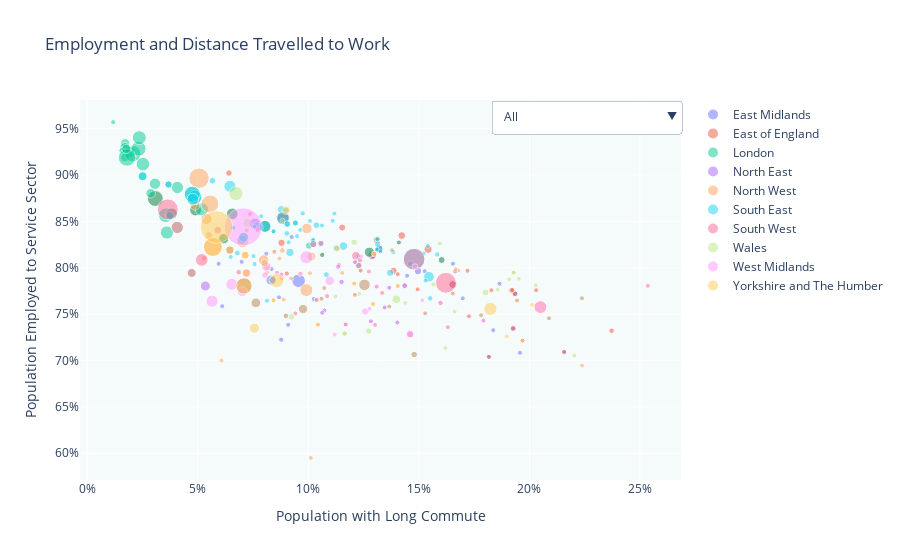

The code cell stored with this chart in its notebook:
### Code cell
# get the list of region
rgn16nm = list(ltla_EW["rgn16nm"].sort_values().unique())

# instantiate figure
fig = go.Figure()
# instantiate drop-down button
keys = ["label","method","args"]
vals = ["All","update",
            [{"visible":[True for _ in range(len(rgn16nm))]}]
        ]

dropdown_button =[dict(zip(keys,vals))]
n = 0
# for loop to add trace an label
for group in rgn16nm:
    # get the regional subset
    df_subset = df[df['rgn16nm'] ==  group]

    # transform the size
    size = [max(size, 5) for size in df_subset['Work Force Population_l'] /10000]
    # size = np.arctan(df_subset['Work Force Population_l']/df['Work Force Population_l'].max()) * 60
    # size = np.log(df_subset["Work Force Population_l"]) * 0.8



    # add trace
    scatter_trace = go.Scatter(x=df_subset['% 20km or More'], y=df_subset['Serv'], name=group,
                                text = df_subset['lad11nm'],
                                mode = "markers",
                                marker = dict(size=size,opacity=0.5),
                                # define hover text
                                hovertemplate=
                                    "<b>%{text}</b><br>" +
                                    "Population: %{customdata:.2s}" +
                                    "<extra></extra>",
                                customdata = df_subset['Work Force Population_l']
                            )
    fig.add_trace(scatter_trace )
    # add drop_down button
    visible = [False for _ in range(len(rgn16nm))]
    visible[n] = True
    vals = [group,"update", [{"visible":visible}]]
    button = dict(zip(keys,vals))
    dropdown_button.append(button)
    n +=1

# Customize the legend appearance
fig.update_layout(
    legend=dict(
        itemsizing='constant'  # Set the size of legend markers to be constant
    ),
    plot_bgcolor='rgba(245, 250, 250, 100)'
)

# add drop_down button
fig.update_layout({
'updatemenus':[{
'type': "dropdown",
'x': 1,
'y': 1,
'showactive': True,
'active': 0,
'buttons': dropdown_button}]
})

# add axis title
fig.update_layout(
    title = "Employment and Distance Travelled to Work",
    xaxis={
        'title':'Population with Long Commute',
        'tickformat':"2%"
        },
    yaxis={'title':'Population Employed to Service Sector',
           'tickformat':"2%"})

fig.show()

### Figure 1 — Plotly figure (JSON) as saved in the notebook; plotly's stock layout.template omitted (floating-point values rounded to 4 significant figures)
{"data": [{"customdata": [57783, 65526, 101698, 136609, 16212, 111046, 87016, 126742, 78528, 39184, 79189, 51676, 32399, 40563, 28312, 47178, 38340, 39452, 47173, 43643, 73962, 42559, 48065, 21827, 44860, 22677, 28271, 45906, 40006, 48554, 38262, 58459, 35631, 57080, 49700, 47028, 45434, 47785, 43439, 48677, 50741, 74220, 43289, 38259, 27036, 55194, 51847, 57872, 82145, 122682, 89602, 93259, 115140, 98050, 163177], "hovertemplate": "<b>%{text}</b><br>Population: %{customdata:.2s}<extra></extra>", "marker": {"opacity": 0.5, "size": [5.778, 6.553, 10.17, 13.66, 5, 11.1, 8.702, 12.67, 7.853, 5, 7.919, 5.168, 5, 5, 5, 5, 5, 5, 5, 5, 7.396, 5, 5, 5, 5, 5, 5, 5, 5, 5, 5, 5.846, 5, 5.708, 5, 5, 5, 5, 5, 5, 5.074, 7.422, 5, 5, 5, 5.519, 5.185, 5.787, 8.214, 12.27, 8.96, 9.326, 11.51, 9.805, 16.32]}, "mode": "markers", "name": "East Midlands", "text": ["North East Lincolnshire", "North Lincolnshire", "Derby", "Leicester", "Rutland", "Nottingham", "Peterborough", "Milton Keynes", "Bedford", "Fenland", "Huntingdonshire", "Amber Valley", "Bolsover", "Chesterfield", "Derbyshire Dales", "Erewash", "High Peak", "North East Derbyshire", "South Derbyshire", "Blaby", "Charnwood", "Harborough", "Hinckley and Bosworth", "Melton", "North West Leicestershire", "Oadby and Wigston", "Boston", "East Lindsey", "Lincoln", "North Kesteven", "South Holland", "South Kesteven", "West Lindsey", "King's Lynn and West Norfolk", "Ashfield", "Bassetlaw", "Broxtowe", "Gedling", "Mansfield", "Newark and Sherwood", "Rushcliffe", "Cherwell", "Lichfield", "Staffordshire Moorlands", "North Warwickshire", "Nuneaton and Bedworth", "Rugby", "Stratford-on-Avon", "Oldham", "Stockport", "Tameside", "Barnsley", "Doncaster", "Rotherham", "Kirklees"], "type": "scatter", "x": [0.08985, 0.1479, 0.08312, 0.09559, 0.1654, 0.07586, 0.1289, 0.08853, 0.1321, 0.2158, 0.1654, 0.08774, 0.1366, 0.08335, 0.1529, 0.06102, 0.1211, 0.106, 0.1283, 0.08673, 0.08375, 0.1447, 0.1063, 0.1837, 0.1403, 0.08096, 0.1957, 0.2238, 0.1526, 0.1865, 0.1817, 0.1935, 0.2089, 0.1927, 0.09091, 0.1782, 0.0594, 0.06983, 0.1025, 0.1699, 0.09249, 0.1496, 0.1366, 0.1169, 0.1345, 0.115, 0.1135, 0.1436, 0.06448, 0.04068, 0.04722, 0.09762, 0.1254, 0.07625, 0.07086], "y": [0.7481, 0.7065, 0.7868, 0.786, 0.8044, 0.8475, 0.8137, 0.8536, 0.8203, 0.7092, 0.7819, 0.7225, 0.7582, 0.7987, 0.7509, 0.7586, 0.7708, 0.7666, 0.7423, 0.7682, 0.7867, 0.7914, 0.7516, 0.7327, 0.741, 0.8151, 0.7084, 0.7672, 0.7964, 0.7829, 0.7039, 0.7721, 0.7456, 0.7346, 0.7385, 0.7488, 0.8043, 0.8064, 0.7662, 0.767, 0.8331, 0.7965, 0.7786, 0.7389, 0.7571, 0.7848, 0.8011, 0.7807, 0.8191, 0.8435, 0.7944, 0.7555, 0.7816, 0.7622, 0.7804]}, {"customdata": [87016, 80371, 70284, 70095, 126742, 78528, 65169, 38529, 39184, 79189, 73591, 73177, 62723, 32567, 32448, 77016, 77743, 54343, 37557, 25308, 33548, 46464, 38773, 38262, 58459, 54538, 52322, 33721, 57080, 33510, 158307, 118269, 103411, 101736, 119728, 117156, 115456], "hovertemplate": "<b>%{text}</b><br>Population: %{customdata:.2s}<extra></extra>", "marker": {"opacity": 0.5, "size": [8.702, 8.037, 7.028, 7.01, 12.67, 7.853, 6.517, 5, 5, 7.919, 7.359, 7.318, 6.272, 5, 5, 7.702, 7.774, 5.434, 5, 5, 5, 5, 5, 5, 5.846, 5.454, 5.232, 5, 5.708, 5, 15.83, 11.83, 10.34, 10.17, 11.97, 11.72, 11.55]}, "mode": "markers", "name": "East of England", "text": ["Peterborough", "Luton", "Southend-on-Sea", "Thurrock", "Milton Keynes", "Bedford", "Cambridge", "East Cambridgeshire", "Fenland", "Huntingdonshire", "South Cambridgeshire", "Basildon", "Braintree", "Brentwood", "Castle Point", "Chelmsford", "Colchester", "Epping Forest", "Harlow", "Maldon", "Rochford", "Tendring", "Uttlesford", "South Holland", "South Kesteven", "Breckland", "Broadland", "Great Yarmouth", "King's Lynn and West Norfolk", "North Norfolk", "Barnet", "Enfield", "Harrow", "Havering", "Hillingdon", "Redbridge", "Waltham Forest"], "type": "scatter", "x": [0.1289, 0.1542, 0.1153, 0.1603, 0.08853, 0.1321, 0.06408, 0.1828, 0.2158, 0.1654, 0.08788, 0.1386, 0.1921, 0.141, 0.1495, 0.1311, 0.1423, 0.1063, 0.1405, 0.1727, 0.1237, 0.1676, 0.1721, 0.1817, 0.1935, 0.2372, 0.09023, 0.1923, 0.1927, 0.2031, 0.03076, 0.04897, 0.06168, 0.1276, 0.08037, 0.06558, 0.03811], "y": [0.8137, 0.8199, 0.8433, 0.8084, 0.8536, 0.8203, 0.9021, 0.7758, 0.7092, 0.7819, 0.827, 0.7967, 0.7757, 0.8273, 0.7767, 0.8302, 0.8347, 0.8139, 0.7931, 0.7477, 0.797, 0.7972, 0.7968, 0.7039, 0.7721, 0.7321, 0.7938, 0.7759, 0.7346, 0.7758, 0.8747, 0.8622, 0.8313, 0.8168, 0.8446, 0.8581, 0.8582]}, {"customdata": [70095, 61281, 32567, 54343, 47690, 36222, 64919, 43739, 36059, 5045, 73365, 158307, 97983, 131231, 140789, 93084, 160367, 147360, 118269, 122876, 119891, 88622, 113345, 103411, 101736, 119728, 116783, 104639, 62938, 74210, 162496, 135858, 95653, 132369, 117156, 88970, 149581, 87508, 139592, 115456, 174154, 92112], "hovertemplate": "<b>%{text}</b><br>Population: %{customdata:.2s}<extra></extra>", "marker": {"opacity": 0.5, "size": [7.01, 6.128, 5, 5.434, 5, 5, 6.492, 5, 5, 5, 7.337, 15.83, 9.798, 13.12, 14.08, 9.308, 16.04, 14.74, 11.83, 12.29, 11.99, 8.862, 11.33, 10.34, 10.17, 11.97, 11.68, 10.46, 6.294, 7.421, 16.25, 13.59, 9.565, 13.24, 11.72, 8.897, 14.96, 8.751, 13.96, 11.55, 17.42, 9.211]}, "mode": "markers", "name": "London", "text": ["Thurrock", "Slough", "Brentwood", "Epping Forest", "Sevenoaks", "Mole Valley", "Reigate and Banstead", "Spelthorne", "Tandridge", "City of London", "Barking and Dagenham", "Barnet", "Bexley", "Brent", "Bromley", "Camden", "Croydon", "Ealing", "Enfield", "Greenwich", "Hackney", "Hammersmith and Fulham", "Haringey", "Harrow", "Havering", "Hillingdon", "Hounslow", "Islington", "Kensington and Chelsea", "Kingston upon Thames", "Lambeth", "Lewisham", "Merton", "Newham", "Redbridge", "Richmond upon Thames", "Southwark", "Sutton", "Tower Hamlets", "Waltham Forest", "Wandsworth", "Westminster"], "type": "scatter", "x": [0.1603, 0.09416, 0.141, 0.1063, 0.1312, 0.08426, 0.09045, 0.06587, 0.1022, 0.01169, 0.1003, 0.03076, 0.07071, 0.036, 0.04863, 0.01712, 0.0475, 0.0355, 0.04897, 0.04075, 0.01882, 0.017, 0.03062, 0.06168, 0.1276, 0.08037, 0.04772, 0.01708, 0.01568, 0.03677, 0.02062, 0.02516, 0.02865, 0.05181, 0.06558, 0.02501, 0.02321, 0.03733, 0.02353, 0.03811, 0.01796, 0.01764], "y": [0.8084, 0.8482, 0.8273, 0.8139, 0.8308, 0.8393, 0.8471, 0.8432, 0.8299, 0.957, 0.8239, 0.8747, 0.8328, 0.838, 0.876, 0.9342, 0.8794, 0.8566, 0.8622, 0.8866, 0.925, 0.919, 0.8906, 0.8313, 0.8168, 0.8446, 0.874, 0.9294, 0.9265, 0.8898, 0.923, 0.9117, 0.8803, 0.8629, 0.8581, 0.8987, 0.9283, 0.8561, 0.9402, 0.8582, 0.9189, 0.9281]}, {"customdata": [31957, 47328, 46387, 74189, 43067, 45191, 22461, 37321, 20922, 39112, 100859], "hovertemplate": "<b>%{text}</b><br>Population: %{customdata:.2s}<extra></extra>", "marker": {"opacity": 0.5, "size": [5, 5, 5, 7.419, 5, 5, 5, 5, 5, 5, 10.09]}, "mode": "markers", "name": "North East", "text": ["Hartlepool", "Middlesbrough", "Redcar and Cleveland", "Stockton-on-Tees", "Darlington", "Carlisle", "Eden", "Hambleton", "Richmondshire", "Scarborough", "Sunderland"], "type": "scatter", "x": [0.1073, 0.08462, 0.1072, 0.08021, 0.1379, 0.1038, 0.1969, 0.1944, 0.1666, 0.1653, 0.05341], "y": [0.754, 0.8173, 0.7782, 0.8049, 0.819, 0.7654, 0.7215, 0.7647, 0.7982, 0.7722, 0.7804]}, {"customdata": [50936, 90524, 54891, 49488, 129129, 38141, 27710, 45191, 27430, 22461, 42342, 38340, 34186, 49223, 30930, 30085, 53203, 33313, 57844, 26622, 28116, 47325, 45898, 39986, 20922, 48882, 38259, 105324, 76356, 204576, 82145, 79536, 111629, 122682, 89602, 99876, 129075, 58244, 177381, 70454, 106014, 120671, 189141, 80282, 163177], "hovertemplate": "<b>%{text}</b><br>Population: %{customdata:.2s}<extra></extra>", "marker": {"opacity": 0.5, "size": [5.094, 9.052, 5.489, 5, 12.91, 5, 5, 5, 5, 5, 5, 5, 5, 5, 5, 5, 5.32, 5, 5.784, 5, 5, 5, 5, 5, 5, 5, 5, 10.53, 7.636, 20.46, 8.214, 7.954, 11.16, 12.27, 8.96, 9.988, 12.91, 5.824, 17.74, 7.045, 10.6, 12.07, 18.91, 8.028, 16.32]}, "mode": "markers", "name": "North West", "text": ["Halton", "Warrington", "Blackburn with Darwen", "Blackpool", "Shropshire", "Allerdale", "Barrow-in-Furness", "Carlisle", "Copeland", "Eden", "South Lakeland", "High Peak", "Burnley", "Chorley", "Fylde", "Hyndburn", "Lancaster", "Pendle", "Preston", "Ribble Valley", "Rossendale", "South Ribble", "West Lancashire", "Wyre", "Richmondshire", "Newcastle-under-Lyme", "Staffordshire Moorlands", "Bolton", "Bury", "Manchester", "Oldham", "Rochdale", "Salford", "Stockport", "Tameside", "Trafford", "Wigan", "Knowsley", "Liverpool", "St. Helens", "Sefton", "Wirral", "Bradford", "Calderdale", "Kirklees"], "type": "scatter", "x": [0.08801, 0.1014, 0.08116, 0.07212, 0.205, 0.2239, 0.06066, 0.1038, 0.1011, 0.1969, 0.1405, 0.1211, 0.08427, 0.1007, 0.08694, 0.08878, 0.1299, 0.1043, 0.08825, 0.1293, 0.1208, 0.09217, 0.1153, 0.09608, 0.1666, 0.08582, 0.1169, 0.07975, 0.05495, 0.05055, 0.06448, 0.07146, 0.05393, 0.04068, 0.04722, 0.04869, 0.09912, 0.0528, 0.05549, 0.08136, 0.09933, 0.07024, 0.05681, 0.07193, 0.07086], "y": [0.7886, 0.8122, 0.7949, 0.8403, 0.7576, 0.6946, 0.7, 0.7654, 0.5951, 0.7215, 0.7803, 0.7708, 0.765, 0.794, 0.8099, 0.7659, 0.815, 0.7388, 0.8187, 0.761, 0.783, 0.7884, 0.7945, 0.7938, 0.7982, 0.7947, 0.7389, 0.8083, 0.8349, 0.8965, 0.8191, 0.8136, 0.8527, 0.8435, 0.7944, 0.8675, 0.7759, 0.8104, 0.8689, 0.8005, 0.8424, 0.8281, 0.8224, 0.7945, 0.7804]}, {"customdata": [106861, 57043, 71485, 78029, 61281, 67426, 79865, 126742, 121075, 81019, 97507, 217012, 78528, 37151, 30684, 61251, 37735, 84908, 52143, 58258, 47471, 31985, 44339, 45593, 65752, 45233, 41686, 40206, 71129, 47690, 39434, 56460, 48458, 54497, 48445, 74220, 66750, 66769, 62269, 50502, 61060, 36222, 64919, 36405, 43739, 39705, 36059, 52994, 45876, 57872, 24290, 60481, 47363, 49487, 61992, 66619, 45363, 97983, 140789, 160367, 119728, 116783, 74210, 88970, 87508], "hovertemplate": "<b>%{text}</b><br>Population: %{customdata:.2s}<extra></extra>", "marker": {"opacity": 0.5, "size": [10.69, 5.704, 7.149, 7.803, 6.128, 6.743, 7.987, 12.67, 12.11, 8.102, 9.751, 21.7, 7.853, 5, 5, 6.125, 5, 8.491, 5.214, 5.826, 5, 5, 5, 5, 6.575, 5, 5, 5, 7.113, 5, 5, 5.646, 5, 5.45, 5, 7.422, 6.675, 6.677, 6.227, 5.05, 6.106, 5, 6.492, 5, 5, 5, 5, 5.299, 5, 5.787, 5, 6.048, 5, 5, 6.199, 6.662, 5, 9.798, 14.08, 16.04, 11.97, 11.68, 7.421, 8.897, 8.751]}, "mode": "markers", "name": "South East", "text": ["Medway", "Bracknell Forest", "West Berkshire", "Reading", "Slough", "Windsor and Maidenhead", "Wokingham", "Milton Keynes", "Brighton and Hove", "Portsmouth", "Southampton", "Wiltshire", "Bedford", "Lewes", "Rother", "Wealden", "Cotswold", "Basingstoke and Deane", "East Hampshire", "Eastleigh", "Fareham", "Gosport", "Hart", "Havant", "New Forest", "Rushmoor", "Dover", "Gravesham", "Maidstone", "Sevenoaks", "Shepway", "Swale", "Thanet", "Tonbridge and Malling", "Tunbridge Wells", "Cherwell", "Oxford", "South Oxfordshire", "Vale of White Horse", "West Oxfordshire", "Guildford", "Mole Valley", "Reigate and Banstead", "Runnymede", "Spelthorne", "Surrey Heath", "Tandridge", "Waverley", "Woking", "Stratford-on-Avon", "Adur", "Arun", "Chichester", "Crawley", "Horsham", "Mid Sussex", "Worthing", "Bexley", "Bromley", "Croydon", "Hillingdon", "Hounslow", "Kingston upon Thames", "Richmond upon Thames", "Sutton"], "type": "scatter", "x": [0.1546, 0.09027, 0.1023, 0.08772, 0.09416, 0.07832, 0.07657, 0.08853, 0.06454, 0.09167, 0.06994, 0.1478, 0.1321, 0.09488, 0.1227, 0.1461, 0.1664, 0.1159, 0.1583, 0.06789, 0.06488, 0.07522, 0.09637, 0.08128, 0.1227, 0.111, 0.154, 0.1531, 0.1369, 0.1312, 0.1522, 0.1551, 0.1327, 0.1384, 0.1118, 0.1496, 0.05664, 0.1126, 0.1057, 0.1211, 0.08991, 0.08426, 0.09045, 0.07568, 0.06587, 0.1062, 0.1022, 0.09741, 0.07862, 0.1436, 0.07567, 0.1082, 0.1309, 0.1007, 0.1314, 0.1036, 0.09107, 0.07071, 0.04863, 0.0475, 0.08037, 0.04772, 0.03677, 0.02501, 0.03733], "y": [0.7904, 0.8371, 0.8255, 0.8629, 0.8482, 0.8432, 0.8452, 0.8536, 0.8878, 0.8165, 0.8301, 0.8093, 0.8203, 0.8342, 0.8123, 0.8043, 0.7961, 0.8234, 0.8144, 0.8159, 0.8117, 0.8126, 0.8408, 0.7645, 0.8026, 0.8507, 0.8236, 0.7862, 0.7945, 0.8308, 0.8155, 0.767, 0.8176, 0.817, 0.8584, 0.7965, 0.8938, 0.8214, 0.8263, 0.8061, 0.8619, 0.8393, 0.8471, 0.8441, 0.8432, 0.8455, 0.8299, 0.8587, 0.8556, 0.7807, 0.804, 0.7925, 0.8197, 0.8505, 0.8255, 0.8459, 0.8274, 0.8328, 0.876, 0.8794, 0.8446, 0.874, 0.8898, 0.8987, 0.8561]}, {"customdata": [74301, 78257, 209702, 88310, 126652, 71485, 208618, 903, 217012, 55919, 51927, 33885, 37679, 33431, 51958, 51910, 37735, 32968, 56127, 51222, 40461, 65752, 62269, 50502, 46681, 49523, 57872, 30574, 54321], "hovertemplate": "<b>%{text}</b><br>Population: %{customdata:.2s}<extra></extra>", "marker": {"opacity": 0.5, "size": [7.43, 7.826, 20.97, 8.831, 12.67, 7.149, 20.86, 5, 21.7, 5.592, 5.193, 5, 5, 5, 5.196, 5.191, 5, 5, 5.613, 5.122, 5, 6.575, 6.227, 5.05, 5, 5, 5.787, 5, 5.432]}, "mode": "markers", "name": "South West", "text": ["Herefordshire, County of", "Bath and North East Somerset", "Bristol, City of", "North Somerset", "South Gloucestershire", "West Berkshire", "Cornwall", "Isles of Scilly", "Wiltshire", "East Devon", "Exeter", "Mid Devon", "North Devon", "South Hams", "Teignbridge", "Cheltenham", "Cotswold", "Forest of Dean", "Gloucester", "Stroud", "Tewkesbury", "New Forest", "Vale of White Horse", "West Oxfordshire", "Mendip", "Sedgemoor", "Stratford-on-Avon", "Malvern Hills", "Wychavon"], "type": "scatter", "x": [0.1461, 0.05902, 0.03639, 0.1216, 0.05176, 0.1023, 0.1622, 0.2536, 0.1478, 0.1234, 0.07366, 0.1631, 0.09414, 0.1274, 0.1138, 0.077, 0.1664, 0.1792, 0.06847, 0.1085, 0.08774, 0.1227, 0.1057, 0.1211, 0.1334, 0.1302, 0.1436, 0.1309, 0.1598], "y": [0.7284, 0.8406, 0.863, 0.8128, 0.8085, 0.8255, 0.7838, 0.7806, 0.8093, 0.8082, 0.8581, 0.736, 0.7507, 0.7959, 0.803, 0.8408, 0.7961, 0.743, 0.7953, 0.7695, 0.7928, 0.8026, 0.8263, 0.8061, 0.7729, 0.7384, 0.7807, 0.7798, 0.7622]}, {"customdata": [24549, 43397, 41166, 34960, 64742, 54048, 54048, 25310, 43826, 69610, 87659, 51059, 55166, 52379, 142216, 87194, 66504, 24770, 35010, 37118, 37118, 64232, 51579, 21511], "hovertemplate": "<b>%{text}</b><br>Population: %{customdata:.2s}<extra></extra>", "marker": {"opacity": 0.5, "size": [5, 5, 5, 5, 6.474, 5.405, 5.405, 5, 5, 6.961, 8.766, 5.106, 5.517, 5.238, 14.22, 8.719, 6.65, 5, 5, 5, 5, 6.423, 5.158, 5]}, "mode": "markers", "name": "Wales", "text": ["Isle of Anglesey", "Gwynedd", "Conwy", "Denbighshire", "Flintshire", "Wrexham", "Wrexham", "Ceredigion", "Pembrokeshire", "Carmarthenshire", "Swansea", "Neath Port Talbot", "Bridgend", "The Vale of Glamorgan", "Cardiff", "Rhondda Cynon Taf", "Caerphilly", "Blaenau Gwent", "Torfaen", "Monmouthshire", "Monmouthshire", "Newport", "Powys", "Merthyr Tydfil"], "type": "scatter", "x": [0.2029, 0.1952, 0.1595, 0.1909, 0.1273, 0.1164, 0.1164, 0.1856, 0.1438, 0.1801, 0.07242, 0.123, 0.1567, 0.08832, 0.06721, 0.1398, 0.09237, 0.162, 0.1123, 0.1929, 0.1929, 0.1207, 0.2204, 0.1661], "y": [0.7811, 0.7882, 0.8261, 0.7877, 0.7318, 0.7291, 0.7291, 0.7765, 0.7622, 0.7734, 0.8484, 0.7717, 0.782, 0.8506, 0.88, 0.766, 0.7471, 0.7135, 0.7691, 0.7948, 0.7948, 0.8275, 0.7054, 0.7528]}, {"customdata": [74301, 74240, 95791, 129129, 28312, 38340, 47173, 37735, 32968, 40461, 48065, 44860, 74220, 50502, 43289, 48882, 42805, 57389, 38259, 27036, 55194, 51847, 57872, 66047, 40892, 30574, 36514, 44816, 54321, 38231, 379276, 131684, 121957, 119402, 86502, 99391, 95127], "hovertemplate": "<b>%{text}</b><br>Population: %{customdata:.2s}<extra></extra>", "marker": {"opacity": 0.5, "size": [7.43, 7.424, 9.579, 12.91, 5, 5, 5, 5, 5, 5, 5, 5, 7.422, 5.05, 5, 5, 5, 5.739, 5, 5, 5.519, 5.185, 5.787, 6.605, 5, 5, 5, 5, 5.432, 5, 37.93, 13.17, 12.2, 11.94, 8.65, 9.939, 9.513]}, "mode": "markers", "name": "West Midlands", "text": ["Herefordshire, County of", "Telford and Wrekin", "Stoke-on-Trent", "Shropshire", "Derbyshire Dales", "High Peak", "South Derbyshire", "Cotswold", "Forest of Dean", "Tewkesbury", "Hinckley and Bosworth", "North West Leicestershire", "Cherwell", "West Oxfordshire", "Lichfield", "Newcastle-under-Lyme", "South Staffordshire", "Stafford", "Staffordshire Moorlands", "North Warwickshire", "Nuneaton and Bedworth", "Rugby", "Stratford-on-Avon", "Warwick", "Bromsgrove", "Malvern Hills", "Redditch", "Worcester", "Wychavon", "Wyre Forest", "Birmingham", "Coventry", "Dudley", "Sandwell", "Solihull", "Walsall", "Wolverhampton"], "type": "scatter", "x": [0.1461, 0.1257, 0.08091, 0.205, 0.1529, 0.1211, 0.1283, 0.1664, 0.1792, 0.08774, 0.1063, 0.1403, 0.1496, 0.1211, 0.1366, 0.08582, 0.1276, 0.1482, 0.1169, 0.1345, 0.115, 0.1135, 0.1436, 0.08038, 0.09664, 0.1309, 0.112, 0.1239, 0.1598, 0.1516, 0.07057, 0.09912, 0.05645, 0.06533, 0.07214, 0.07017, 0.1097], "y": [0.7284, 0.753, 0.8016, 0.7576, 0.7509, 0.7708, 0.7423, 0.7961, 0.743, 0.7928, 0.7516, 0.741, 0.7965, 0.8061, 0.7786, 0.7947, 0.7559, 0.8012, 0.7389, 0.7571, 0.7848, 0.8011, 0.7807, 0.792, 0.7937, 0.7798, 0.728, 0.8123, 0.7622, 0.7651, 0.8441, 0.8113, 0.764, 0.7822, 0.7941, 0.7743, 0.786]}, {"customdata": [47328, 46387, 74189, 43067, 101602, 133535, 57783, 65526, 84932, 22461, 42342, 32399, 28312, 38340, 39452, 34186, 53203, 33313, 26622, 28116, 45906, 35631, 37321, 69857, 20922, 21994, 39112, 39956, 47028, 82145, 79536, 93259, 115140, 98050, 189141, 80282, 163177, 326873, 140910], "hovertemplate": "<b>%{text}</b><br>Population: %{customdata:.2s}<extra></extra>", "marker": {"opacity": 0.5, "size": [5, 5, 7.419, 5, 10.16, 13.35, 5.778, 6.553, 8.493, 5, 5, 5, 5, 5, 5, 5, 5.32, 5, 5, 5, 5, 5, 5, 6.986, 5, 5, 5, 5, 5, 8.214, 7.954, 9.326, 11.51, 9.805, 18.91, 8.028, 16.32, 32.69, 14.09]}, "mode": "markers", "name": "Yorkshire and The Humber", "text": ["Middlesbrough", "Redcar and Cleveland", "Stockton-on-Tees", "Darlington", "Kingston upon Hull, City of", "East Riding of Yorkshire", "North East Lincolnshire", "North Lincolnshire", "York", "Eden", "South Lakeland", "Bolsover", "Derbyshire Dales", "High Peak", "North East Derbyshire", "Burnley", "Lancaster", "Pendle", "Ribble Valley", "Rossendale", "East Lindsey", "West Lindsey", "Hambleton", "Harrogate", "Richmondshire", "Ryedale", "Scarborough", "Selby", "Bassetlaw", "Oldham", "Rochdale", "Barnsley", "Doncaster", "Rotherham", "Bradford", "Calderdale", "Kirklees", "Leeds", "Wakefield"], "type": "scatter", "x": [0.08462, 0.1072, 0.08021, 0.1379, 0.07562, 0.1824, 0.08985, 0.1479, 0.08992, 0.1969, 0.1405, 0.1366, 0.1529, 0.1211, 0.106, 0.08427, 0.1299, 0.1043, 0.1293, 0.1208, 0.2238, 0.2089, 0.1944, 0.113, 0.1666, 0.1898, 0.1653, 0.2012, 0.1782, 0.06448, 0.07146, 0.09762, 0.1254, 0.07625, 0.05681, 0.07193, 0.07086, 0.05848, 0.08571], "y": [0.8173, 0.7782, 0.8049, 0.819, 0.7349, 0.7557, 0.7481, 0.7065, 0.862, 0.7215, 0.7803, 0.7582, 0.7509, 0.7708, 0.7666, 0.765, 0.815, 0.7388, 0.761, 0.783, 0.7672, 0.7456, 0.7647, 0.8208, 0.7982, 0.726, 0.7722, 0.7601, 0.7488, 0.8191, 0.8136, 0.7555, 0.7816, 0.7622, 0.8224, 0.7945, 0.7804, 0.8439, 0.7862]}], "layout": {"legend": {"itemsizing": "constant"}, "plot_bgcolor": "rgba(245, 250, 250, 100)", "title": {"text": "Employment and Distance Travelled to Work"}, "updatemenus": [{"active": 0, "buttons": [{"args": [{"visible": [true, true, true, true, true, true, true, true, true, true]}], "label": "All", "method": "update"}, {"args": [{"visible": [true, false, false, false, false, false, false, false, false, false]}], "label": "East Midlands", "method": "update"}, {"args": [{"visible": [false, true, false, false, false, false, false, false, false, false]}], "label": "East of England", "method": "update"}, {"args": [{"visible": [false, false, true, false, false, false, false, false, false, false]}], "label": "London", "method": "update"}, {"args": [{"visible": [false, false, false, true, false, false, false, false, false, false]}], "label": "North East", "method": "update"}, {"args": [{"visible": [false, false, false, false, true, false, false, false, false, false]}], "label": "North West", "method": "update"}, {"args": [{"visible": [false, false, false, false, false, true, false, false, false, false]}], "label": "South East", "method": "update"}, {"args": [{"visible": [false, false, false, false, false, false, true, false, false, false]}], "label": "South West", "method": "update"}, {"args": [{"visible": [false, false, false, false, false, false, false, true, false, false]}], "label": "Wales", "method": "update"}, {"args": [{"visible": [false, false, false, false, false, false, false, false, true, false]}], "label": "West Midlands", "method": "update"}, {"args": [{"visible": [false, false, false, false, false, false, false, false, false, true]}], "label": "Yorkshire and The Humber", "method": "update"}], "showactive": true, "type": "dropdown", "x": 1, "y": 1}], "xaxis": {"tickformat": "2%", "title": {"text": "Population with Long Commute"}}, "yaxis": {"tickformat": "2%", "title": {"text": "Population Employed to Service Sector"}}}}
